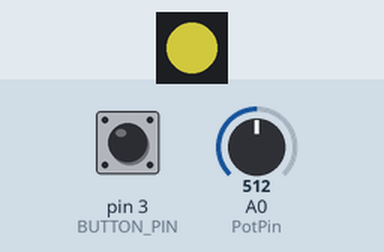
Bench run of a sketch on a simulated Arduino Uno, built with avr-gcc and run on an emulated ATmega328P. On the bench: 1 RGB LEDs in strip order, left to right. The test bench sets the inputs (shaded band); at power-on: pin 3 (BUTTON_PIN) HIGH, A0 (PotPin) = 512. Dim RGB values are drawn brighter than linear; random numbers use the default seed unless the sketch sets one; what the sketch prints to the serial monitor is not drawn.

Above: at 1.2 s.
1.3 s: pin 3 (BUTTON_PIN) pulled LOW for 0.15 s
At 2.5 s:
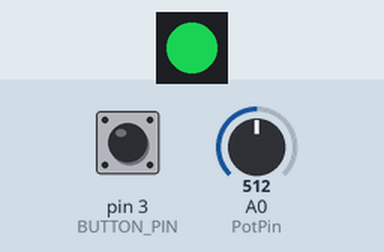
2.9 s: pin 3 (BUTTON_PIN) pulled LOW for 1 s
At 3.6 s:
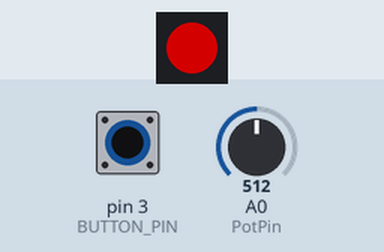
5.4 s: pin 3 (BUTTON_PIN) pulled LOW for 0.15 s
At 6.2 s:
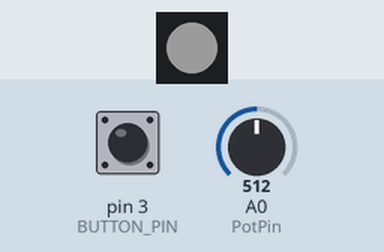
7.0 s: pin 3 (BUTTON_PIN) pulled LOW for 3.2 s
At 7.4 s:
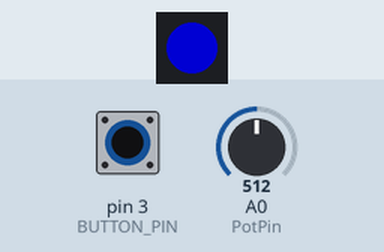
11.7 s: pin 3 (BUTTON_PIN) pulled LOW for 0.15 s
At 12.77 s:
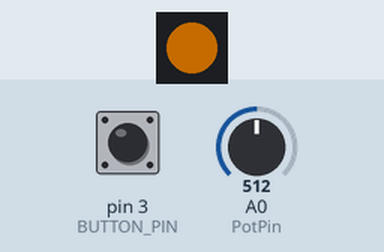
14.8 s: pin 3 (BUTTON_PIN) pulsed LOW 5 times (0.12 s each, 0.3 s apart)
At 15.88 s:
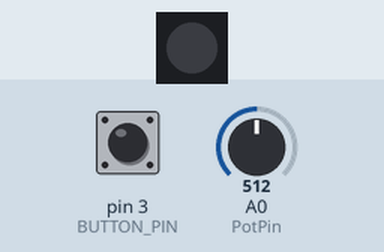
Timing chart, 0 to 17.8 s (numbered marks = the images above; inputs shaded):
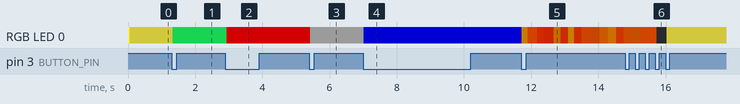

The sketch:

arduino_basic_rgb.ino
```cpp
#include <Adafruit_NeoPixel.h>

// Pin number to control WS2812 light strip
#define LED_PIN     9
#define NUMPIXELS   1
#define BUTTON_PIN  3

Adafruit_NeoPixel pixels(NUMPIXELS, LED_PIN, NEO_GRB + NEO_KHZ800);

boolean oldState = HIGH;
int     mode     = 0;    //currently active rgb mode 0-n
int     PotPin      = A0;   //analog pin of potentiometer
int     PotVal;
int     OutVal;

int previousAnalog = 0;
const int threshold = 5; // Change must be greater than 5 to trigger code

void setup() {
  pinMode(BUTTON_PIN, INPUT_PULLUP);
//  pinMode(PotPin, INPUT);
  pixels.begin();
  colorWipe(pixels.Color( 240, 230, 70), 50); //startup color
  Serial.begin(9066);
}

void loop() {
  PotVal = analogRead(PotPin);

  // Check if the absolute difference exceeds the threshold
  if(abs(PotVal - previousAnalog) > threshold) {
    if(PotVal >=10) {
      OutVal = map(PotVal, 0, 1023, 0, 255);
      pixels.setBrightness(OutVal);
      pixels.show();
      Serial.print("PotVal: ");
      Serial.println(PotVal);
    }
    if(PotVal <10) { //set lower threshhold so LEDs always illuminate
      OutVal = 10;
      pixels.setBrightness(OutVal);
      pixels.show();
      Serial.print("PotVal at lower threshhold.");
    }
    // ---------------------------
    previousAnalog = PotVal; // Update stored value
  }
  delay(20); // stability

  boolean newState = digitalRead(BUTTON_PIN);

  //check if button state changed from high to low
  if((newState ==LOW) && (oldState == HIGH)) {
    //short delay to debounce button
    delay(20);
    //check if button is still low
    newState = digitalRead(BUTTON_PIN);
    if(newState == LOW) {   //yes, still low
      if(++mode > 6) mode = 0; //advance to next mode, wrap after max
      switch(mode) {
        case 0:
          colorWipe(pixels.Color( 240, 230, 70), 50); //warm white-ish
          break;
        case 1:
          colorWipe(pixels.Color( 30, 255, 100), 50); //teal/custom
          break;
        case 2:
          colorWipe(pixels.Color( 255, 0, 0), 50); //red
          break;
        case 3:
          colorWipe(pixels.Color( 55, 55, 55), 50); //white-ish
          break;
        case 4:
          colorWipe(pixels.Color( 0, 0, 255), 50); //blue
          break;
        case 5: //flame on
          while (true) {
            int redValue = random(180, 256);    // Strong red base (180 - 255)
            int greenValue = random(40, 130);   // Flickering yellow/orange component (40 - 130)
            int blueValue = 0;                // No blue in a natural flame
            pixels.setPixelColor(0, pixels.Color(redValue, greenValue, blueValue));
            pixels.show();
            // Random delay to mimic the natural flicker speed of fire
            delay(random(177, 300));
            if(digitalRead(BUTTON_PIN) == LOW) {
              break;
            }
          }
          break;
        case 6:
          colorWipe(pixels.Color( 0, 0, 0), 50); //off
          break;
      }
    }
  }

  //set the last-read button state to the old state
  oldState = newState;
}

void colorWipe(uint32_t color, int wait) {
  for(int i=0; i<pixels.numPixels(); i++ ) { // for each pixel
    pixels.setPixelColor(i, color);        // set pixel color (in RAM)
    pixels.show();
    delay(wait);
  }
}
```

Measured:
- after the input at 1.3 s, RGB LED 0: RGB(120, 115, 35) → RGB(15, 127, 50) at once
- after the input at 2.9 s, RGB LED 0: RGB(15, 127, 50) → RGB(127, 0, 0) at once
- after the input at 5.4 s, RGB LED 0: RGB(127, 0, 0) → RGB(27, 27, 27) at once
- after the input at 7.0 s, RGB LED 0: RGB(27, 27, 27) → RGB(0, 0, 127) at once
- after the input at 11.7 s, RGB LED 0: RGB(0, 0, 127) → RGB(95, 59, 0) at once, → RGB(127, 40, 0) 0.18 s later, → RGB(120, 24, 0) 0.28 s later, → RGB(108, 20, 0) 0.19 s later, … (14 changes in this stretch)
